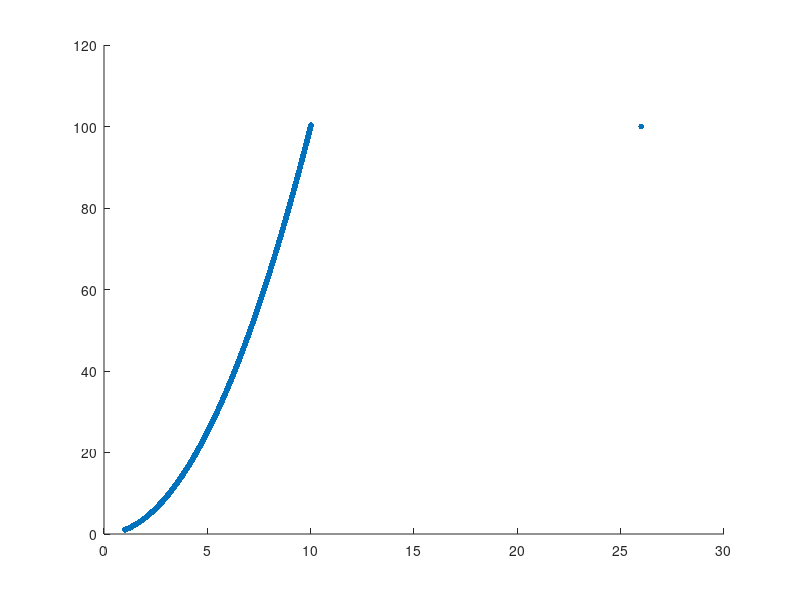

Source code (MATLAB):
% Turn on scientific notation
format longG

% Turn on diary
diary HW9prob2.txt

function [output] = steepest_descent(start, numiter)
    vect = start;
    output = vect';

    % Loop numiter times
    for i = 1:numiter
        
        % Define u, v (components of x)
        u = vect(1);
        v = vect(2);
        
        % Define u, v as negative gradient
        a = -400*u^3 - 2*u + 2 + 400*u*v;
        b = 200*u^2 - 200*v;

        % Solve using approach from problem 1
        grad_coef = [400*a^4, ...
                    -600 * (b - 2*a*u) * a^2, ...
                     200 * (b - 2*a*u)^2 - 400 * (v - u^2) * a^2 + 2*a^2, ...
                     200 * (v - u^2) * (b - 2*a*u) - 2 * (1-u) * a];
        alphas = roots(grad_coef);
        
        % Define function coefficients
        func_coef = [100*a^4, ...
                    -200 * (b - 2*a*u) * a^2, ...
                     100 * (b - 2*a*u)^2 - 200 * (v - u^2) * a^2 + a^2, ...
                     200 * (v - u^2) * (b - 2*a*u) - 2 * (1-u) * a];
        
        % Loop through roots
        res = [];
        for i = 1:size(alphas, 1)
        
            % Calculate function value
            alpha = alphas(i, 1);
            val = func_coef * [alpha ^ 4; alpha ^ 3; alpha ^ 2; alpha];
        
            % Add to matrix
            res = [res; 
                  [alpha, val]];
        
        end

        % Find optimal alpha
        alpha_star = res(res(:, 2) == min(res(:, 2)), 1);

        % Calculate next vector
        vect = [u; v] + alpha_star * [a; b];
        output = [output; vect'];
        
    end
end

% Run program
output = steepest_descent([26; 100], 31000);
disp("Final vector")
disp(output(31001, :))

% Plot and save
fig = scatter(output(:, 1), output(:, 2), 18, 'magenta', 'filled');
saveas(fig, "prob2.png")

% Turn off diary
diary off